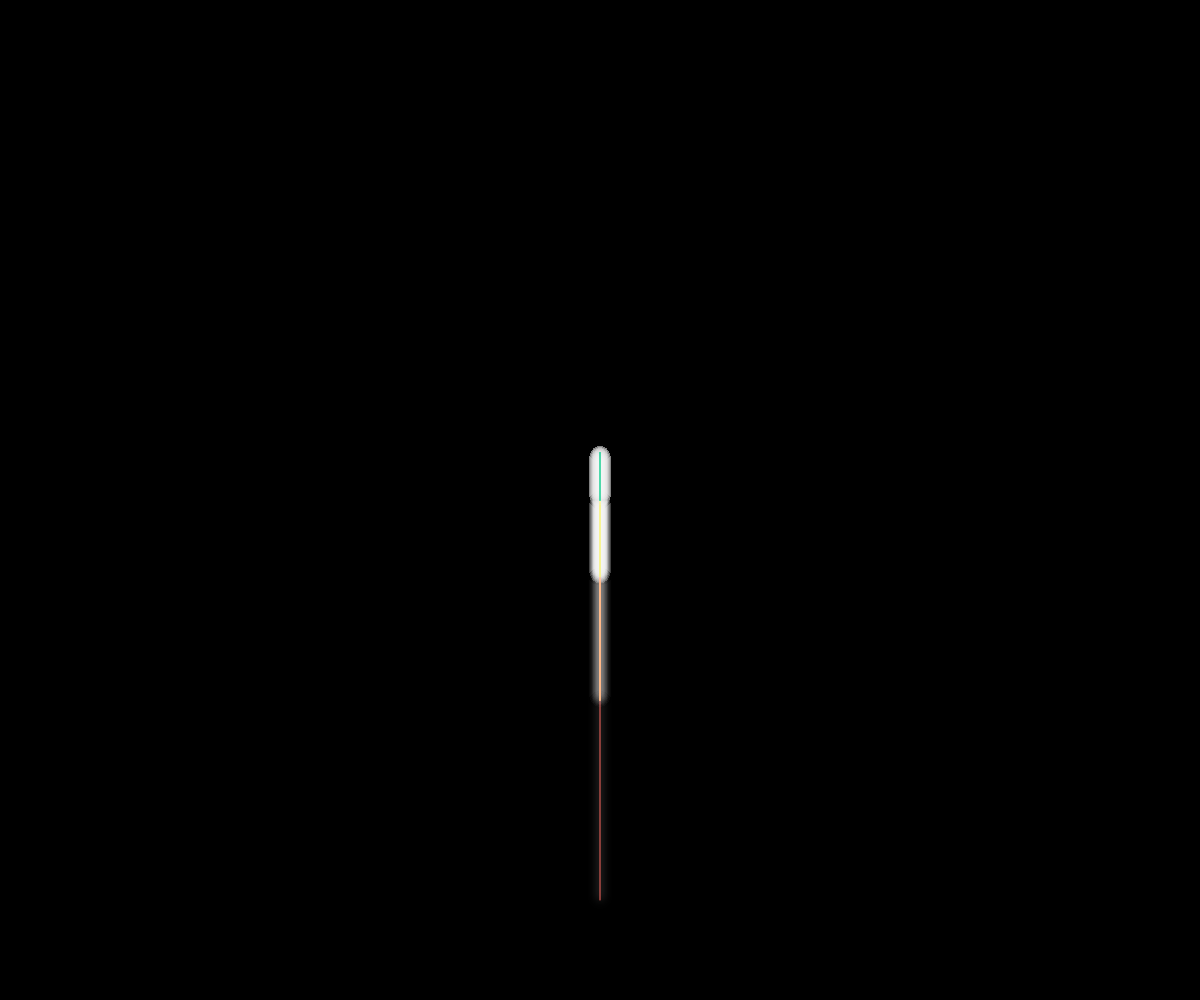
Frame 1 (no input)
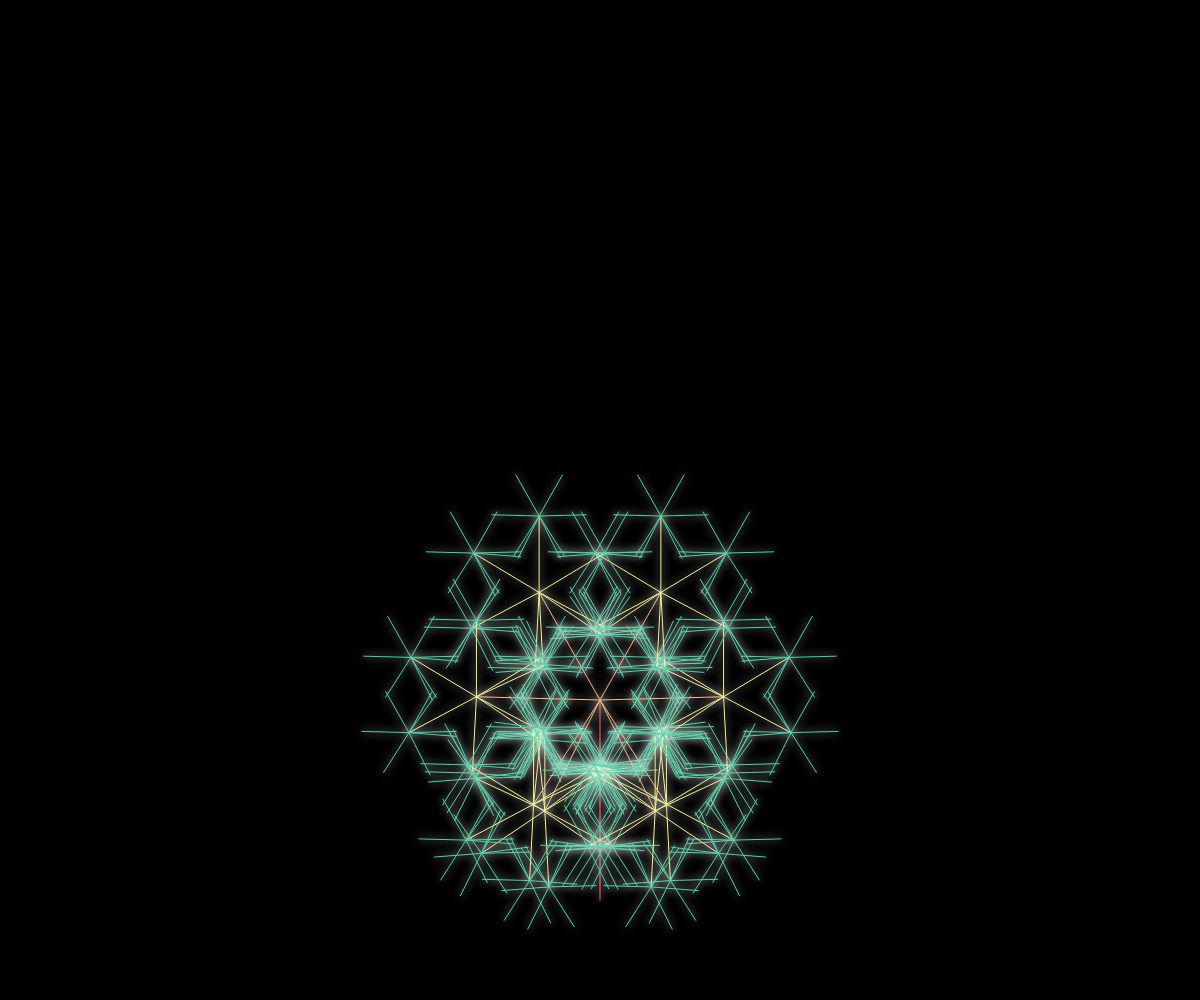
Frame 60 (no input)
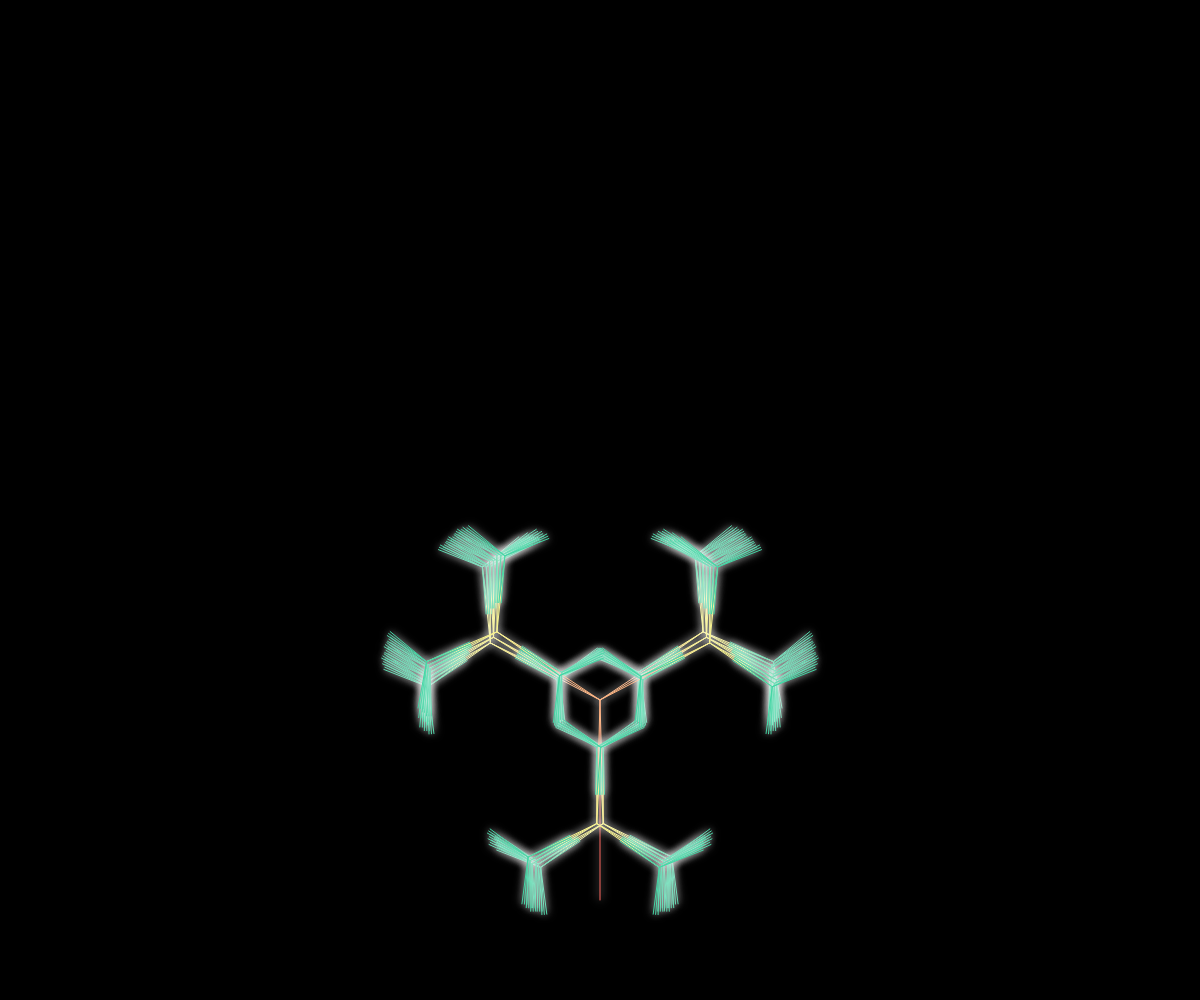
Frame 120 (the mouse pressed at the canvas centre since frame 60)

The p5.js sketch that drew these frames (run headless with seeded random() and noise() and a simulated clock; from frame 60 on, the mouse is pressed at the canvas centre):

// p5.js sketch
// ── sketch.js
function setup() {
  createCanvas(window.innerWidth, window.innerHeight);
  background(0);
  stroke(255, 255, 255);
  drawingContext.shadowBlur = 10;
  drawingContext.shadowColor = 'white';
}

let angle = 0;

function draw_tree(branches, startx, starty, angle, add_angle, len, levels, current = 1) {
  let new_startx = startx + Math.cos(angle) * len;
  let new_starty = starty - Math.sin(angle) * len;
  
  if (current == 1) {stroke('#ff6961');}
  if (current == 2) {stroke('#ffb480');}
  if (current == 3) {stroke('#f8f38d');}
  if (current == 4) {stroke('#42d6a4');}
  if (current == 5) {stroke('#08cad1');}
  if (current == 6) {stroke('#59adf6');}
  if (current == 7) {stroke('#9d94ff');}
  if (current == 8) {stroke('#c780e8');}
  
  
  line(startx, starty, new_startx, new_starty);

  len = len / 1.6180339887;
  
  if (current >= levels) {return;}
  
  let start;
  
  if (branches % 2 == 0) {
    start = angle - (add_angle / 2) - add_angle * (branches / 2 - 1);
  }
  
  else if (branches % 2 == 1) {
    start = angle - add_angle * ((branches - 1) / 2);
  }

  for (let i = 0; i < branches; i++) {
    draw_tree(branches, new_startx, new_starty, start + i * add_angle, add_angle, len, levels, current + 1);
  }

}

function draw() {
  background(0);
  draw_tree(8, window.innerWidth / 2, window.innerHeight - 100, 90 * (Math.PI/180), angle * (Math.PI/180), 200, 4);
  angle++;
}
